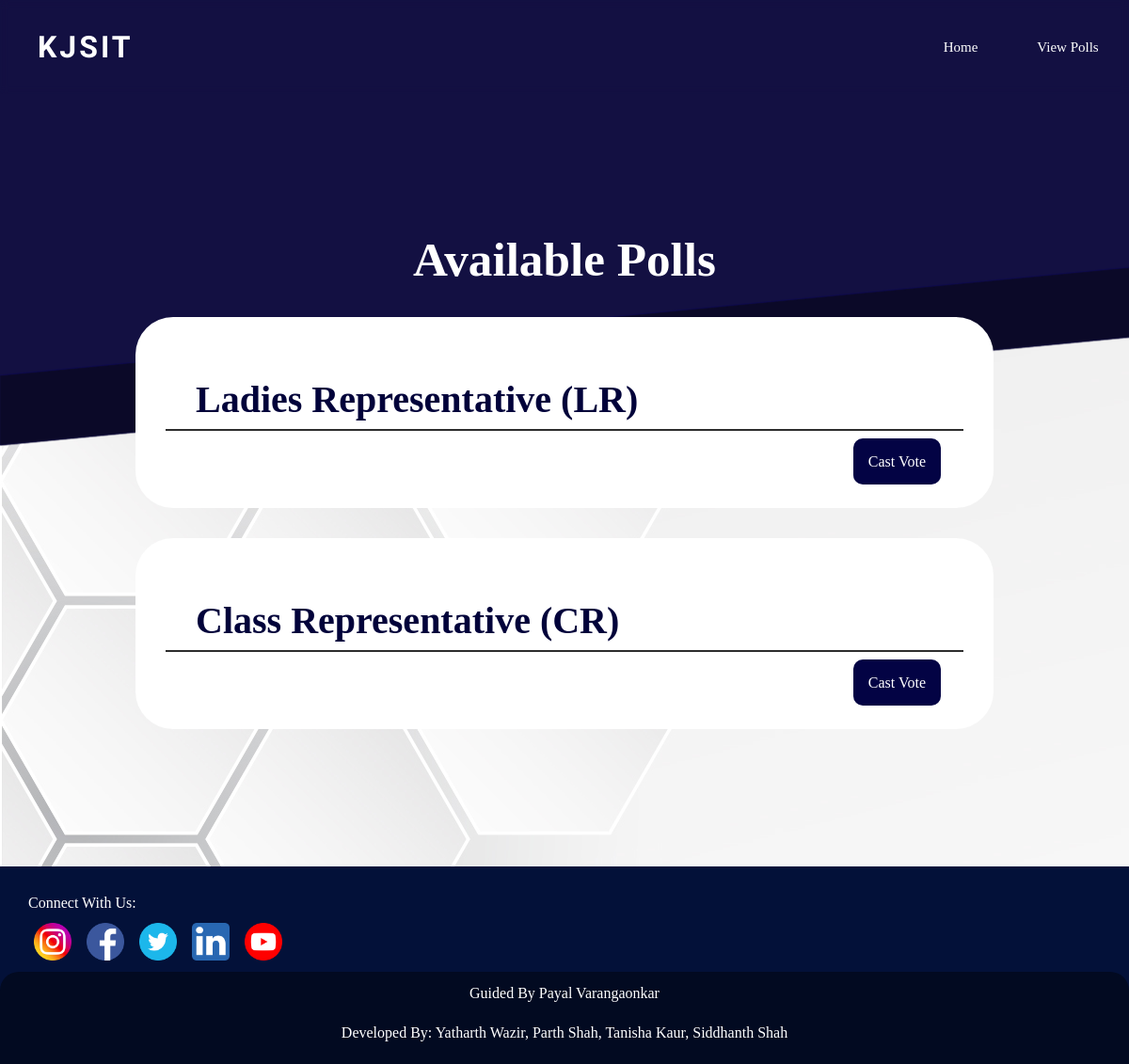
Screenshot of /a-view-polls/ with the database file from the repository.
### vote/models.py (models this page shows, shortened)
class ADivPoll(models.Model):
    Elections_for = models.TextField(max_length=30, null=True)
    candidate_1 = models.CharField(max_length=30, null=True)
    candidate_2 = models.CharField(max_length=30, null=True)
    candidate_3 = models.CharField(max_length=30, null=True)
    candidate_1_count = models.IntegerField(default=0)
    candidate_2_count = models.IntegerField(default=0)
    candidate_3_count = models.IntegerField(default=0)
    id=models.UUIDField(default=uuid.uuid4, unique=True, primary_key=True, editable=False)

### vote/views.py (the view)
# urls.py: path('a-view-polls/', views.viewPollsA, name='a-view-polls'),
def viewPollsA(request):
    polls = ADivPoll.objects.all()
    context = {'polls': polls}
    return render(request, "vote/a_view_polls.html",context)

### vote/templates/vote/a_view_polls.html (shortened to what this page needs)
{% extends "vote/a_navbar.html" %}
{% block content %}
<!DOCTYPE html>
<html lang="en">
<head>
    {% load static %}
    <link rel="stylesheet" href="{% static 'vote/css/view-polls.css' %}">
</head>
<body>
<div class="card">
    <div class="panel-heading"><h1 class="head">Available Polls</h1></div>
        <div class="pollbox">
            <ul class="poll-list">
                {% for poll in polls %}
                <div class="poll-card">
                <li class="poll-item">
                    <div class="poll-title">{{ poll.Elections_for }}</div>
                    <div class="actions">
                        <a class="links" href="{% url 'a-vote' poll.id %}" class="vote">Cast Vote</a> &nbsp;
                    </div>
                </li>
                </div>
                {% endfor %}
            </ul>
        </div>
</div>
</body>
</html>
{% endblock %}

### vote/static/vote/css/navbar.css (style rules this page uses)
* { text-decoration: none; list-style: none; padding: 0; margin:0; }
body { font-family: Verdana; background-repeat: repeat-y; background-size: cover; background-color: aliceblue; }

### vote/static/vote/css/view-polls.css (style rules this page uses)
body { background: url(/static/images/Navbar.png) no-repeat, url(/static/images/WBG.jpg); background-size: auto; transition: background 2.2s; overflow-x: hidden; }
.go body { background: url(/static/images/Navbar.png) no-repeat, url(/static/images/Navbarb.png) no-repeat, url(/static/images/WBG.jpg); background-size: auto; }
.card { margin: 3rem; padding: 0 5rem 0 5rem; opacity: 0; transition: all 2.2s; }
.go .card { padding: 5rem; opacity: 1; }
.head { font-size: 3.2rem; font-weight: 600; text-align: center; color: rgb(255, 255, 255); margin: 1rem; }
.poll-list { display: flex; justify-content: center; align-items: left; flex-direction: column; }
.poll-item { margin: 1rem; }
.poll-title { font-size: 2.5rem; font-weight: 600; color: rgb(1, 2, 58); padding: 2rem 2rem 0.5rem 2rem; border-bottom: 2px solid rgb(45, 45, 45); border-radius: 50px 50px 0 0; }
.actions { font-size: 1rem; text-align: right; padding: 1.5rem 1rem 0.5rem 1rem; }
.links { color: rgb(255,255,255); background-color: rgb(3, 3, 68); padding: 1rem; border-radius: 10px; transition: 0.5s; }
.poll-card { padding: 1rem; border-radius: 40px; background-color: white; margin: 1rem; }

### rows the page displays
ADivPoll: Elections_for "Ladies Representative (LR)"
ADivPoll: Elections_for "Class Representative (CR)"
